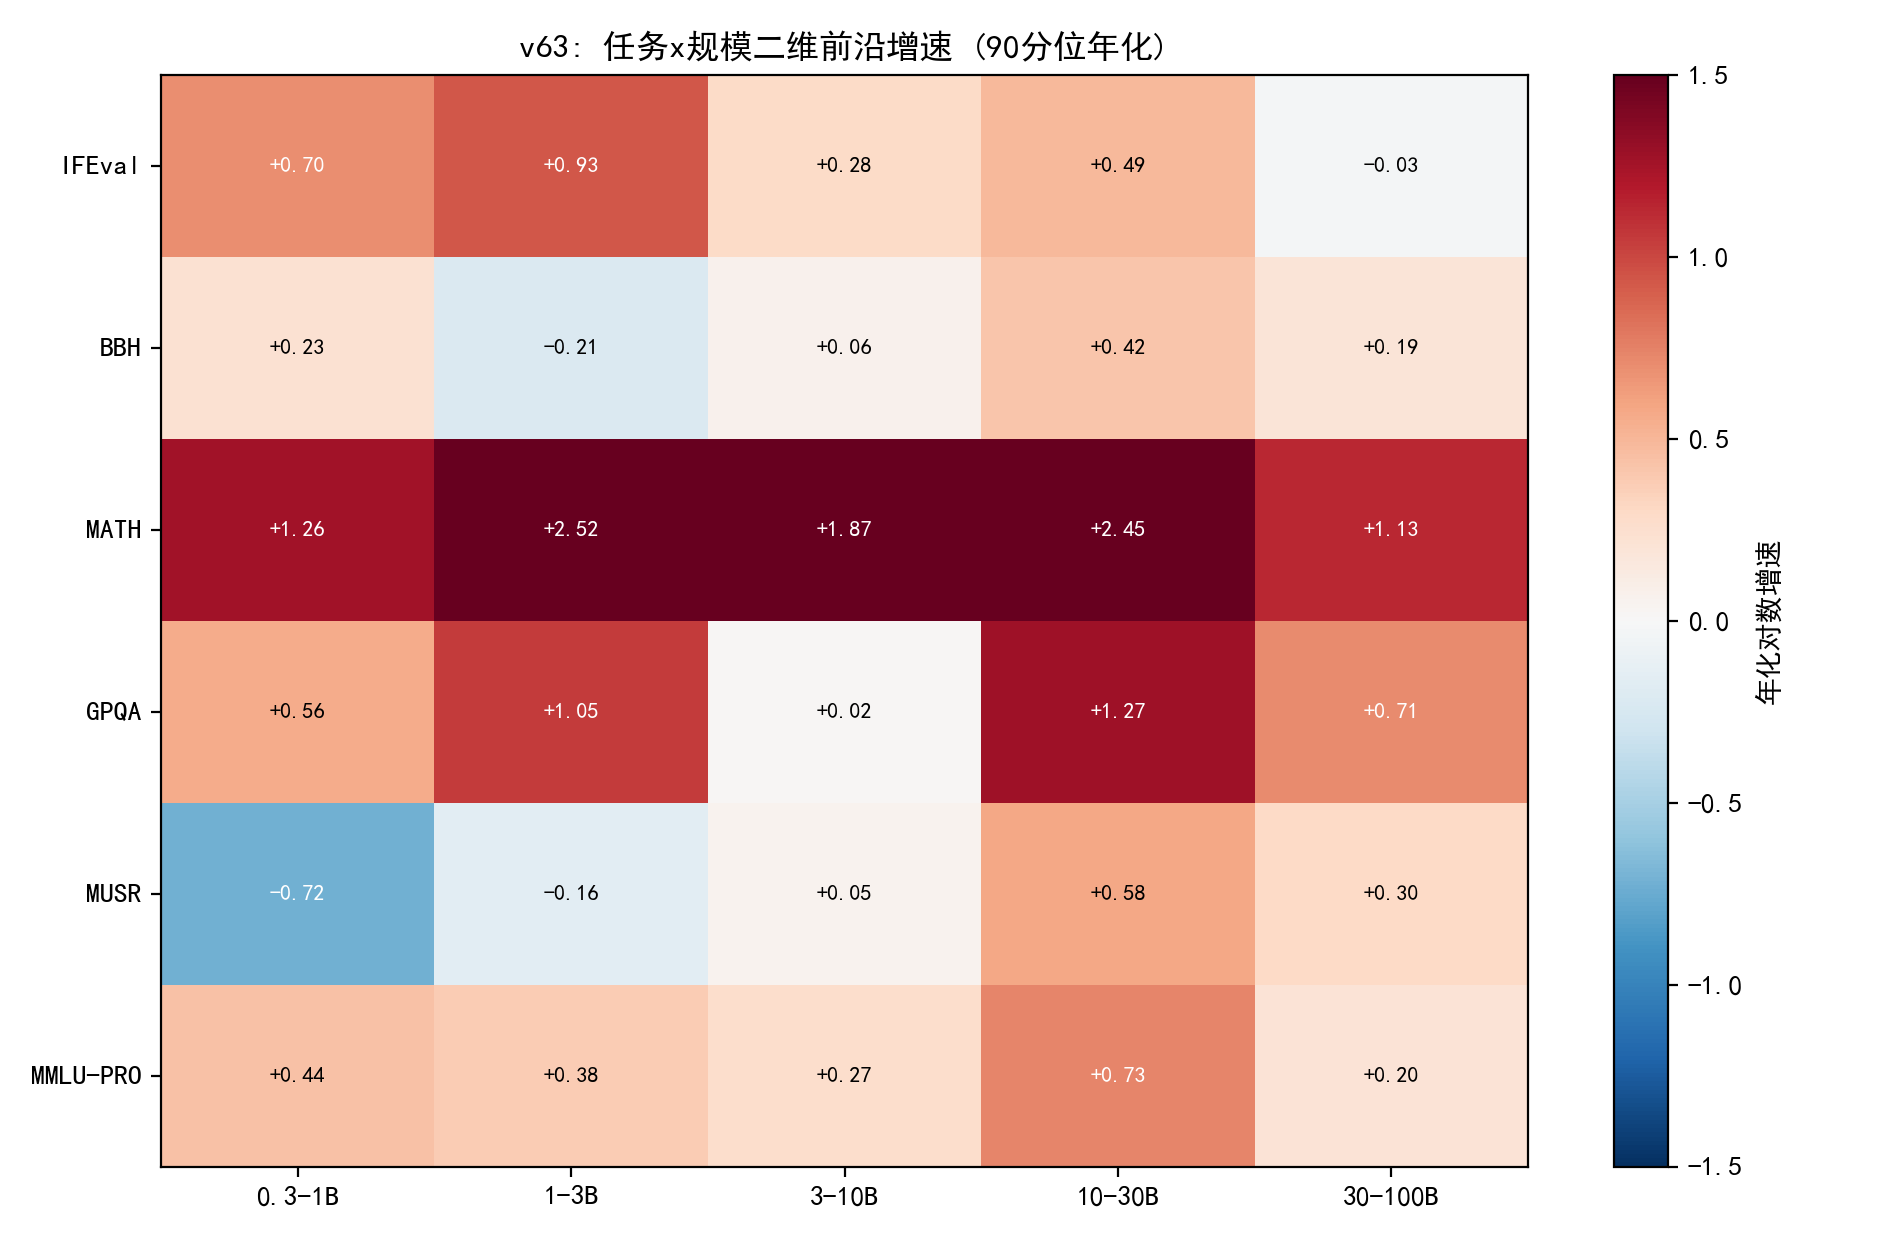

The Python source for this figure:
# -*- coding: utf-8 -*-
"""
v63 实验: 任务x规模二维增速热图
C1 开放行分任务列 + 参数分桶:
1) 每 (规模桶, 任务): 月度 90 分位的对数线性年化增速;
2) 热图: 行=任务, 列=规模桶;
3) 结论: 推理类任务在哪个规模段进步最快 (10-30B?), 指令/百科类的
   规模段分布.
输出: experiments/v63_p4_task_scale.csv/.json/.png
"""
import os, sys, json
import numpy as np
import pandas as pd
sys.path.insert(0, os.path.join(os.path.dirname(__file__), "..", "code"))
from common import C, BASE

EX = os.path.join(os.path.dirname(__file__))
os.makedirs(EX, exist_ok=True)

import matplotlib
matplotlib.use("Agg")
import matplotlib.pyplot as plt
import matplotlib.font_manager as fm
for _f in ("SimHei.ttf", "simsun.ttf"):
    _p = os.path.join(BASE, _f)
    if os.path.exists(_p):
        fm.fontManager.addfont(_p)
plt.rcParams["font.sans-serif"] = ["SimHei"]
plt.rcParams["axes.unicode_minus"] = False

TASKS = ["IFEval", "BBH", "MATH Lvl 5", "GPQA", "MUSR", "MMLU-PRO"]
LABS = ["IFEval", "BBH", "MATH", "GPQA", "MUSR", "MMLU-PRO"]
BUCKETS = [(0.3, 1), (1, 3), (3, 10), (10, 30), (30, 100)]
BNAMES = ["0.3-1B", "1-3B", "3-10B", "10-30B", "30-100B"]


def main():
    lb = pd.read_csv(os.path.join(C, "leaderboard_cleaned.csv"))
    lb["date"] = pd.to_datetime(lb["Submission Date"], errors="coerce")
    lb = lb[lb["date"].notna()]
    lic = lb["Hub License"].fillna("").astype(str).str.contains(
        "apache|mit|bsd|cc-by|llama|gemma|open", case=False, na=False)
    dfm = lb[(lb["#Params (B)"] > 0) & lic & (lb["date"] >= "2024-06-01")].copy()
    dfm["ym"] = dfm["date"].dt.to_period("M").astype(str)

    grid = np.zeros((len(TASKS), len(BUCKETS)))
    ncell = np.zeros((len(TASKS), len(BUCKETS)), int)
    for ti, t in enumerate(TASKS):
        for bi, (lo, hi) in enumerate(BUCKETS):
            g = dfm[(dfm["#Params (B)"] >= lo) & (dfm["#Params (B)"] < hi)].copy()
            gm = g.groupby("ym")[t].quantile(0.9)
            gm = gm[gm.notna()].sort_index()
            if len(gm) < 4:
                grid[ti, bi] = np.nan
                continue
            ts = np.arange(len(gm))
            ys = np.log(gm.to_numpy())
            b = np.polyfit(ts, ys, 1)[0]
            # 年化: 月份跨度
            months = (pd.Period(gm.index[-1]) - pd.Period(gm.index[0])).n
            grid[ti, bi] = b * 12 if months > 0 else np.nan
            ncell[ti, bi] = int(g[g[t].notna()].shape[0])
            print(f"{LABS[ti]:8s} {BNAMES[bi]:8s} 90分位年化 {grid[ti,bi]:+.2f} (n={ncell[ti,bi]})")

    rdf = pd.DataFrame(grid, index=LABS, columns=BNAMES)
    rdf.to_csv(os.path.join(EX, "v63_p4_task_scale.csv"), encoding="utf-8-sig")
    with open(os.path.join(EX, "v63_p4_task_scale.json"), "w", encoding="utf-8") as f:
        json.dump({"grid": rdf.round(3).to_dict(), "ncell": ncell.tolist(),
                   "tasks": LABS, "buckets": BNAMES}, f, ensure_ascii=False, indent=2)

    fig, ax = plt.subplots(figsize=(9.5, 6.2))
    im = ax.imshow(grid, cmap="RdBu_r", vmin=-1.5, vmax=1.5, aspect="auto")
    ax.set_xticks(range(len(BNAMES))); ax.set_xticklabels(BNAMES)
    ax.set_yticks(range(len(LABS))); ax.set_yticklabels(LABS)
    for ti in range(len(TASKS)):
        for bi in range(len(BUCKETS)):
            v = grid[ti, bi]
            if np.isnan(v):
                continue
            ax.text(bi, ti, f"{v:+.2f}", ha="center", va="center", fontsize=8,
                    color="white" if abs(v) > 0.7 else "black")
    ax.set_title("v63: 任务x规模二维前沿增速 (90分位年化)")
    fig.colorbar(im, ax=ax, label="年化对数增速")
    fig.tight_layout(); fig.savefig(os.path.join(EX, "v63_p4_task_scale.png"), dpi=200)
    plt.close(fig)
    print("\ndone v63")


if __name__ == "__main__":
    main()
